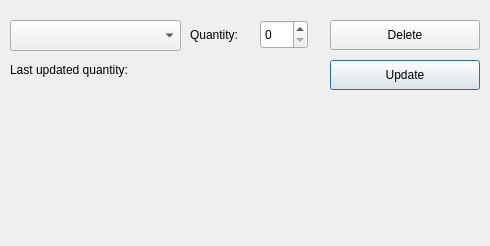
<?xml version="1.0" encoding="UTF-8"?>
<ui version="4.0">
 <class>PartUpdate</class>
 <widget class="QDialog" name="PartUpdate">
  <property name="geometry">
   <rect>
    <x>0</x>
    <y>0</y>
    <width>490</width>
    <height>246</height>
   </rect>
  </property>
  <property name="windowTitle">
   <string>Dialog</string>
  </property>
  <widget class="QLabel" name="quantityReport">
   <property name="geometry">
    <rect>
     <x>10</x>
     <y>60</y>
     <width>171</width>
     <height>20</height>
    </rect>
   </property>
   <property name="text">
    <string>Last updated quantity: </string>
   </property>
  </widget>
  <widget class="QComboBox" name="removeList">
   <property name="geometry">
    <rect>
     <x>10</x>
     <y>20</y>
     <width>171</width>
     <height>31</height>
    </rect>
   </property>
  </widget>
  <widget class="QSpinBox" name="quantitySelect">
   <property name="geometry">
    <rect>
     <x>260</x>
     <y>20</y>
     <width>48</width>
     <height>29</height>
    </rect>
   </property>
  </widget>
  <widget class="QPushButton" name="updateBtn">
   <property name="geometry">
    <rect>
     <x>330</x>
     <y>60</y>
     <width>150</width>
     <height>30</height>
    </rect>
   </property>
   <property name="text">
    <string>Update</string>
   </property>
  </widget>
  <widget class="QLabel" name="quantityLabel">
   <property name="geometry">
    <rect>
     <x>190</x>
     <y>20</y>
     <width>51</width>
     <height>30</height>
    </rect>
   </property>
   <property name="text">
    <string>Quantity:</string>
   </property>
  </widget>
  <widget class="QPushButton" name="deleteBtn">
   <property name="geometry">
    <rect>
     <x>330</x>
     <y>20</y>
     <width>150</width>
     <height>30</height>
    </rect>
   </property>
   <property name="text">
    <string>Delete</string>
   </property>
  </widget>
 </widget>
 <resources/>
 <connections/>
</ui>
